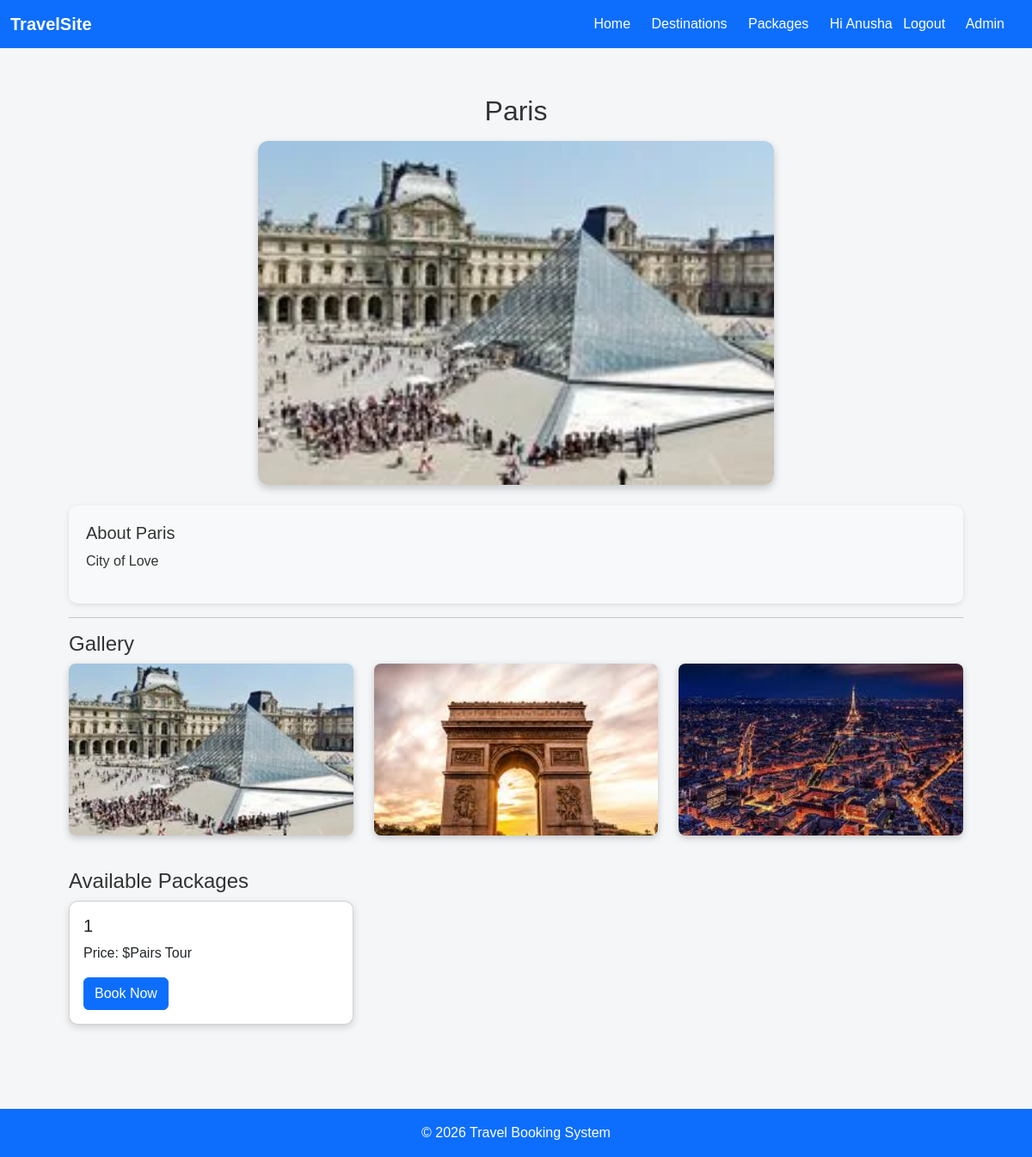
/destination/1 (signed in), run on the app's committed database.
### tables this page shows
CREATE TABLE destinations (
    id INTEGER PRIMARY KEY AUTOINCREMENT,
    name TEXT NOT NULL,
    description TEXT NOT NULL
, image TEXT);

CREATE TABLE destination_images(
id INTEGER PRIMARY KEY AUTOINCREMENT,
destination_id INTEGER,
image TEXT
);

CREATE TABLE packages (
    id INTEGER PRIMARY KEY AUTOINCREMENT,
    destination_id INTEGER,
    title TEXT,
    price REAL, image TEXT, available_rooms INTEGER DEFAULT 5,
    FOREIGN KEY(destination_id) REFERENCES destinations(id)
);

### app.py (the view)
@app.route("/destination/<int:id>")
def destination_details(id):
    db = get_db()
    dest = db.execute(
        "SELECT * FROM destinations WHERE id=?",
        (id,)
    ).fetchone()
    images = db.execute(
        "SELECT image FROM destination_images WHERE destination_id=?",
        (id,)
    ).fetchall()
    packages = db.execute(
        "SELECT * FROM packages WHERE destination_id=?",
        (id,)
    ).fetchall()
    db.close()
    return render_template(
        "destination_details.html",
        dest=dest,
        images=images,
        packages=packages
    )

### app.py (called while the page is built)
def get_db():
    return sqlite3.connect(DATABASE)

### templates/destination_details.html
{% extends "base.html" %}
{% block content %}
<div class="text-center">
<h2 class="mb-3">{{ dest[1] }}</h2>
{% if images %}
<img src="/static/uploads/{{ images[0][0] }}"
     class="main-destination-img">
{% endif %}
</div>
<div class="description-box mt-4">
<h5>About {{ dest[1] }}</h5>
<p>{{ dest[2] }}</p>
</div>
<hr>
<h4>Gallery</h4>
<div class="row">
{% for img in images %}
<div class="col-md-4">
<img src="/static/uploads/{{ img[0] }}" class="gallery-img">
</div>
{% endfor %}
</div>
<h4 class="mt-4">Available Packages</h4>
<div class="row">
{% for p in packages %}
<div class="col-md-4">
<div class="card package-card">
<div class="card-body">
<h5>{{ p[1] }}</h5>
<p>Price: ${{ p[2] }}</p>
<a href="/book/{{ p[0] }}" class="btn btn-primary">
Book Now
</a>
</div>
</div>
</div>
{% endfor %}
</div>
{% endblock %}

### static/style.css (style rules this page uses)
html, body { height: 100%; }
body { display: flex; flex-direction: column; }
* { box-sizing: border-box; font-family: Arial, sans-serif; }
body { margin: 0; background: #f4f6f8; color: #333; }
h1, h2 { text-align: center; margin-bottom: 25px; }
.main-destination-img { width:600px; max-width:100%; border-radius:12px; box-shadow:0 4px 10px rgba(0,0,0,0.2); }
.description-box { background:#f8f9fa; padding:20px; border-radius:10px; font-size:16px; line-height:1.6; box-shadow:0 2px 6px rgba(0,0,0,0.1); }
.gallery-img { width:100%; height:200px; object-fit:cover; border-radius:8px; margin-bottom:15px; box-shadow:0 3px 8px rgba(0,0,0,0.2); }
.package-card { margin-bottom:20px; box-shadow:0 3px 8px rgba(0,0,0,0.15); border-radius:10px; transition:0.3s; }

### data on the page
destinations: name "Paris", description "City of Love"
destination_images: image (picture)
destination_images: image (picture)
destination_images: image (picture)
packages: destination "1", title "Pairs Tour"

### other printed values
{{ session["user_name"] }} "Anusha"
